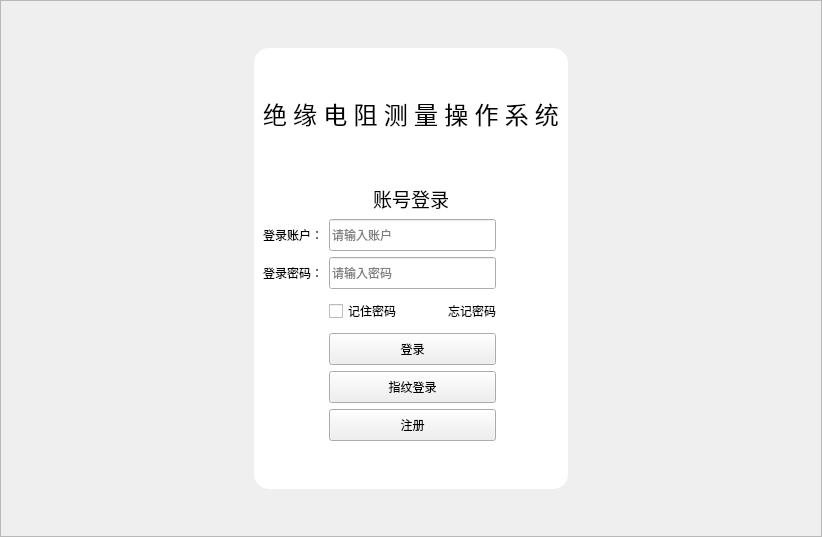
<?xml version="1.0" encoding="UTF-8"?>
<ui version="4.0">
 <class>IR_LoginWgt</class>
 <widget class="QWidget" name="IR_LoginWgt">
  <property name="geometry">
   <rect>
    <x>0</x>
    <y>0</y>
    <width>822</width>
    <height>537</height>
   </rect>
  </property>
  <property name="windowTitle">
   <string>Form</string>
  </property>
  <property name="styleSheet">
   <string notr="true"/>
  </property>
  <layout class="QVBoxLayout" name="verticalLayout">
   <property name="spacing">
    <number>0</number>
   </property>
   <property name="leftMargin">
    <number>0</number>
   </property>
   <property name="topMargin">
    <number>0</number>
   </property>
   <property name="rightMargin">
    <number>0</number>
   </property>
   <property name="bottomMargin">
    <number>0</number>
   </property>
   <item>
    <widget class="QFrame" name="frame">
     <property name="styleSheet">
      <string notr="true">QFrame#frame
{
border-image: url(:/image/Resource/colorhub.png);
background-repeat: no-repeat;
background-position: center;
}</string>
     </property>
     <property name="frameShape">
      <enum>QFrame::StyledPanel</enum>
     </property>
     <property name="frameShadow">
      <enum>QFrame::Raised</enum>
     </property>
     <layout class="QVBoxLayout" name="verticalLayout_3">
      <item>
       <spacer name="verticalSpacer_3">
        <property name="orientation">
         <enum>Qt::Vertical</enum>
        </property>
        <property name="sizeHint" stdset="0">
         <size>
          <width>20</width>
          <height>40</height>
         </size>
        </property>
       </spacer>
      </item>
      <item>
       <layout class="QHBoxLayout" name="horizontalLayout">
        <item>
         <spacer name="horizontalSpacer">
          <property name="orientation">
           <enum>Qt::Horizontal</enum>
          </property>
          <property name="sizeHint" stdset="0">
           <size>
            <width>40</width>
            <height>20</height>
           </size>
          </property>
         </spacer>
        </item>
        <item>
         <widget class="QWidget" name="widget" native="true">
          <property name="styleSheet">
           <string notr="true">QWidget#widget{
background-color: white;
border-radius: 15px;
}</string>
          </property>
          <layout class="QVBoxLayout" name="verticalLayout_2">
           <item>
            <layout class="QGridLayout" name="gridLayout">
             <item row="11" column="2">
              <spacer name="verticalSpacer_2">
               <property name="orientation">
                <enum>Qt::Vertical</enum>
               </property>
               <property name="sizeHint" stdset="0">
                <size>
                 <width>20</width>
                 <height>40</height>
                </size>
               </property>
              </spacer>
             </item>
             <item row="5" column="2">
              <widget class="QLineEdit" name="lineEdit_UserName">
               <property name="minimumSize">
                <size>
                 <width>0</width>
                 <height>32</height>
                </size>
               </property>
               <property name="placeholderText">
                <string>请输入账户</string>
               </property>
              </widget>
             </item>
             <item row="3" column="2">
              <widget class="QLabel" name="label_4">
               <property name="minimumSize">
                <size>
                 <width>0</width>
                 <height>40</height>
                </size>
               </property>
               <property name="text">
                <string/>
               </property>
              </widget>
             </item>
             <item row="1" column="1" colspan="3">
              <widget class="QLabel" name="label">
               <property name="font">
                <font>
                 <family>微软雅黑</family>
                 <pointsize>18</pointsize>
                </font>
               </property>
               <property name="text">
                <string>绝 缘 电 阻 测 量 操 作 系 统</string>
               </property>
               <property name="alignment">
                <set>Qt::AlignCenter</set>
               </property>
              </widget>
             </item>
             <item row="10" column="2">
              <widget class="QPushButton" name="pushButton_Register">
               <property name="minimumSize">
                <size>
                 <width>0</width>
                 <height>32</height>
                </size>
               </property>
               <property name="text">
                <string>注册</string>
               </property>
              </widget>
             </item>
             <item row="5" column="1">
              <widget class="QLabel" name="label_2">
               <property name="text">
                <string>登录账户：</string>
               </property>
               <property name="alignment">
                <set>Qt::AlignRight|Qt::AlignTrailing|Qt::AlignVCenter</set>
               </property>
              </widget>
             </item>
             <item row="7" column="2">
              <layout class="QHBoxLayout" name="horizontalLayout_2">
               <item>
                <widget class="QCheckBox" name="checkBox_RememberPassWord">
                 <property name="minimumSize">
                  <size>
                   <width>0</width>
                   <height>32</height>
                  </size>
                 </property>
                 <property name="text">
                  <string>记住密码</string>
                 </property>
                </widget>
               </item>
               <item>
                <spacer name="horizontalSpacer_5">
                 <property name="orientation">
                  <enum>Qt::Horizontal</enum>
                 </property>
                 <property name="sizeHint" stdset="0">
                  <size>
                   <width>40</width>
                   <height>20</height>
                  </size>
                 </property>
                </spacer>
               </item>
               <item>
                <widget class="QLabel" name="label_ForgetPWD">
                 <property name="styleSheet">
                  <string notr="true"/>
                 </property>
                 <property name="text">
                  <string>忘记密码</string>
                 </property>
                </widget>
               </item>
              </layout>
             </item>
             <item row="6" column="2">
              <widget class="QLineEdit" name="lineEdit_PassWord">
               <property name="minimumSize">
                <size>
                 <width>0</width>
                 <height>32</height>
                </size>
               </property>
               <property name="placeholderText">
                <string>请输入密码</string>
               </property>
              </widget>
             </item>
             <item row="8" column="2">
              <widget class="QPushButton" name="pushButton_Login">
               <property name="minimumSize">
                <size>
                 <width>0</width>
                 <height>32</height>
                </size>
               </property>
               <property name="text">
                <string>登录</string>
               </property>
              </widget>
             </item>
             <item row="3" column="1">
              <spacer name="horizontalSpacer_4">
               <property name="orientation">
                <enum>Qt::Horizontal</enum>
               </property>
               <property name="sizeHint" stdset="0">
                <size>
                 <width>40</width>
                 <height>20</height>
                </size>
               </property>
              </spacer>
             </item>
             <item row="3" column="3">
              <spacer name="horizontalSpacer_3">
               <property name="orientation">
                <enum>Qt::Horizontal</enum>
               </property>
               <property name="sizeHint" stdset="0">
                <size>
                 <width>40</width>
                 <height>20</height>
                </size>
               </property>
              </spacer>
             </item>
             <item row="9" column="2">
              <widget class="QPushButton" name="pushButton_FingerLogin">
               <property name="minimumSize">
                <size>
                 <width>0</width>
                 <height>32</height>
                </size>
               </property>
               <property name="text">
                <string>指纹登录</string>
               </property>
              </widget>
             </item>
             <item row="6" column="1">
              <widget class="QLabel" name="label_3">
               <property name="text">
                <string>登录密码：</string>
               </property>
               <property name="alignment">
                <set>Qt::AlignRight|Qt::AlignTrailing|Qt::AlignVCenter</set>
               </property>
              </widget>
             </item>
             <item row="0" column="2">
              <spacer name="verticalSpacer">
               <property name="orientation">
                <enum>Qt::Vertical</enum>
               </property>
               <property name="sizeHint" stdset="0">
                <size>
                 <width>20</width>
                 <height>40</height>
                </size>
               </property>
              </spacer>
             </item>
             <item row="4" column="1" colspan="3">
              <widget class="QLabel" name="label_5">
               <property name="font">
                <font>
                 <family>微软雅黑</family>
                 <pointsize>14</pointsize>
                </font>
               </property>
               <property name="text">
                <string>账号登录</string>
               </property>
               <property name="alignment">
                <set>Qt::AlignCenter</set>
               </property>
              </widget>
             </item>
            </layout>
           </item>
          </layout>
         </widget>
        </item>
        <item>
         <spacer name="horizontalSpacer_2">
          <property name="orientation">
           <enum>Qt::Horizontal</enum>
          </property>
          <property name="sizeHint" stdset="0">
           <size>
            <width>40</width>
            <height>20</height>
           </size>
          </property>
         </spacer>
        </item>
       </layout>
      </item>
      <item>
       <spacer name="verticalSpacer_4">
        <property name="orientation">
         <enum>Qt::Vertical</enum>
        </property>
        <property name="sizeHint" stdset="0">
         <size>
          <width>20</width>
          <height>40</height>
         </size>
        </property>
       </spacer>
      </item>
     </layout>
    </widget>
   </item>
  </layout>
 </widget>
 <resources/>
 <connections/>
</ui>
